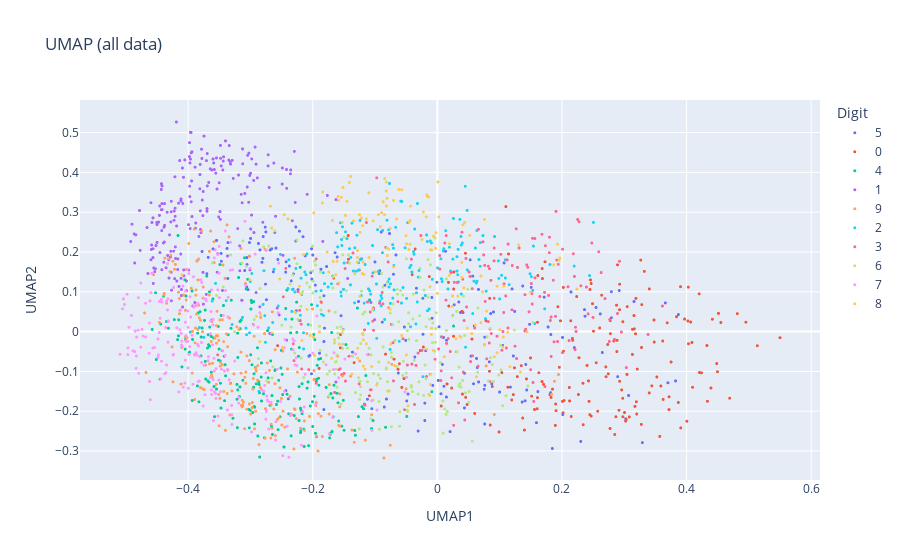

The code cell stored with this chart in its notebook:
### Code cell
from sklearn.manifold import MDS
from sklearn.metrics import pairwise_distances

def landmark_mds(X, n_clusters=10, n_components=2, random_state=0):
    # 1. クラスタリングでランドマーク選択
    kmeans = KMeans(n_clusters=n_clusters, random_state=random_state, n_init=10)
    kmeans.fit(X)
    landmarks = kmeans.cluster_centers_

    # 2. ランドマーク間距離行列
    D_landmarks = pairwise_distances(landmarks)

    # 3. MDSでランドマーク埋め込み
    mds = MDS(n_components=n_components, dissimilarity='precomputed', random_state=random_state)
    landmark_emb = mds.fit_transform(D_landmarks)

    # 4. 全点補間（距離加重平均）
    D_all_landmarks = pairwise_distances(X, landmarks)
    weights = 1 / (D_all_landmarks + 1e-8)
    weights /= weights.sum(axis=1, keepdims=True)
    X_emb = weights @ landmark_emb
    return X_emb


X_emb = landmark_mds(X, n_clusters=100)
fig = px.scatter(x=X_emb[:, 0], y=X_emb[:, 1], color=labels.astype(str),
                 title="UMAP (all data)",
                 labels={'x': 'UMAP1', 'y': 'UMAP2', 'color': 'Digit'})
fig.update_traces(marker=dict(size=3))
fig.show()

### Figure 1 — Plotly figure (JSON) as saved in the notebook; plotly's stock layout.template omitted (floating-point values rounded to 4 significant figures; data arrays with more than 128 entries replaced by an {"elided": "..."} marker saying what was removed)
{"data": [{"hovertemplate": "Digit=5<br>UMAP1=%{x}<br>UMAP2=%{y}<extra></extra>", "legendgroup": "5", "marker": {"color": "#636efa", "size": 3, "symbol": "circle"}, "mode": "markers", "name": "5", "showlegend": true, "type": "scattergl", "x": {"elided": "180 float values"}, "xaxis": "x", "y": {"elided": "180 float values"}, "yaxis": "y"}, {"hovertemplate": "Digit=0<br>UMAP1=%{x}<br>UMAP2=%{y}<extra></extra>", "legendgroup": "0", "marker": {"color": "#EF553B", "size": 3, "symbol": "circle"}, "mode": "markers", "name": "0", "showlegend": true, "type": "scattergl", "x": {"elided": "191 float values"}, "xaxis": "x", "y": {"elided": "191 float values"}, "yaxis": "y"}, {"hovertemplate": "Digit=4<br>UMAP1=%{x}<br>UMAP2=%{y}<extra></extra>", "legendgroup": "4", "marker": {"color": "#00cc96", "size": 3, "symbol": "circle"}, "mode": "markers", "name": "4", "showlegend": true, "type": "scattergl", "x": {"elided": "214 float values"}, "xaxis": "x", "y": {"elided": "214 float values"}, "yaxis": "y"}, {"hovertemplate": "Digit=1<br>UMAP1=%{x}<br>UMAP2=%{y}<extra></extra>", "legendgroup": "1", "marker": {"color": "#ab63fa", "size": 3, "symbol": "circle"}, "mode": "markers", "name": "1", "showlegend": true, "type": "scattergl", "x": {"elided": "220 float values"}, "xaxis": "x", "y": {"elided": "220 float values"}, "yaxis": "y"}, {"hovertemplate": "Digit=9<br>UMAP1=%{x}<br>UMAP2=%{y}<extra></extra>", "legendgroup": "9", "marker": {"color": "#FFA15A", "size": 3, "symbol": "circle"}, "mode": "markers", "name": "9", "showlegend": true, "type": "scattergl", "x": {"elided": "210 float values"}, "xaxis": "x", "y": {"elided": "210 float values"}, "yaxis": "y"}, {"hovertemplate": "Digit=2<br>UMAP1=%{x}<br>UMAP2=%{y}<extra></extra>", "legendgroup": "2", "marker": {"color": "#19d3f3", "size": 3, "symbol": "circle"}, "mode": "markers", "name": "2", "showlegend": true, "type": "scattergl", "x": {"elided": "198 float values"}, "xaxis": "x", "y": {"elided": "198 float values"}, "yaxis": "y"}, {"hovertemplate": "Digit=3<br>UMAP1=%{x}<br>UMAP2=%{y}<extra></extra>", "legendgroup": "3", "marker": {"color": "#FF6692", "size": 3, "symbol": "circle"}, "mode": "markers", "name": "3", "showlegend": true, "type": "scattergl", "x": {"elided": "191 float values"}, "xaxis": "x", "y": {"elided": "191 float values"}, "yaxis": "y"}, {"hovertemplate": "Digit=6<br>UMAP1=%{x}<br>UMAP2=%{y}<extra></extra>", "legendgroup": "6", "marker": {"color": "#B6E880", "size": 3, "symbol": "circle"}, "mode": "markers", "name": "6", "showlegend": true, "type": "scattergl", "x": {"elided": "200 float values"}, "xaxis": "x", "y": {"elided": "200 float values"}, "yaxis": "y"}, {"hovertemplate": "Digit=7<br>UMAP1=%{x}<br>UMAP2=%{y}<extra></extra>", "legendgroup": "7", "marker": {"color": "#FF97FF", "size": 3, "symbol": "circle"}, "mode": "markers", "name": "7", "showlegend": true, "type": "scattergl", "x": {"elided": "224 float values"}, "xaxis": "x", "y": {"elided": "224 float values"}, "yaxis": "y"}, {"hovertemplate": "Digit=8<br>UMAP1=%{x}<br>UMAP2=%{y}<extra></extra>", "legendgroup": "8", "marker": {"color": "#FECB52", "size": 3, "symbol": "circle"}, "mode": "markers", "name": "8", "showlegend": true, "type": "scattergl", "x": {"elided": "172 float values"}, "xaxis": "x", "y": {"elided": "172 float values"}, "yaxis": "y"}], "layout": {"legend": {"title": {"text": "Digit"}, "tracegroupgap": 0}, "title": {"text": "UMAP (all data)"}, "xaxis": {"anchor": "y", "domain": [0, 1], "title": {"text": "UMAP1"}}, "yaxis": {"anchor": "x", "domain": [0, 1], "title": {"text": "UMAP2"}}}}
